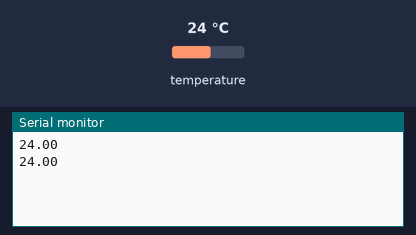
Simulated run of this sketch. Board: Arduino Uno, built with avr-gcc and run on an emulated ATmega328P. Parts: the last lines printed to the serial monitor. The test bench sets the inputs (shaded band); at power-on: temperature 24 °C.

Above: at 3.3 s.
3.4 s: temperature set to 12 °C
At 5.1 s:
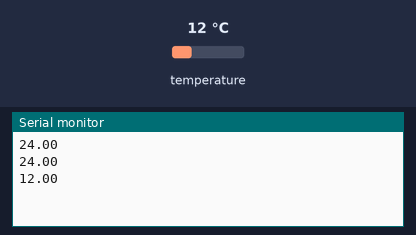
5.9 s: temperature set to 19 °C
At 7.5 s:
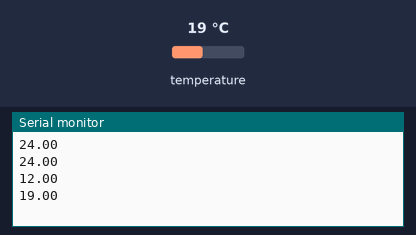
Timing chart, 0 to 9.0 s (numbered marks = the images above; inputs shaded):
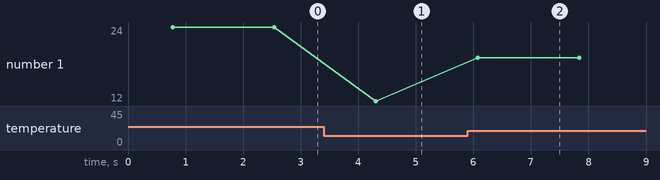

The sketch:

lab7-1.ino
```cpp
#include <OneWire.h>
#include <DallasTemperature.h>
#define ONE_WIRE_BUS 23

OneWire oneWire(ONE_WIRE_BUS);
DallasTemperature sensors(&oneWire);

void setup() {
  Serial.begin(115200);
  sensors.begin();
}

void loop() {
  sensors.requestTemperatures();
  Serial.println(sensors.getTempCByIndex(0));
  delay(1000);
}
```

Measured:
- after the input at 3.4 s, the serial monitor: prints a new line after 0.91 s (image 1)
- after the input at 5.9 s, the serial monitor: prints a new line after 0.17 s (image 2)
- plotted number 1: 24 → 12 after the input at 3.4 s, 12 → 19 after the input at 5.9 s
